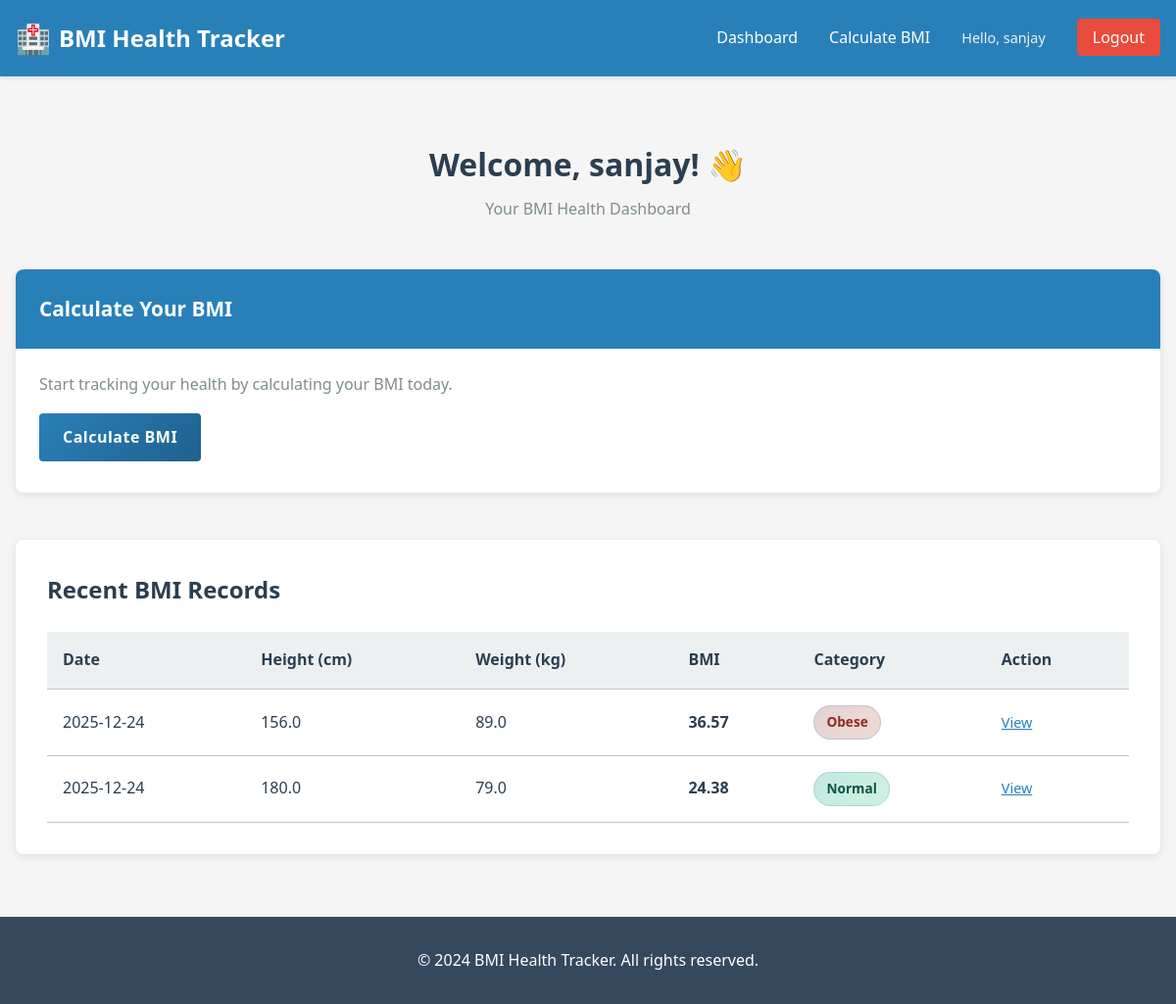
/dashboard (signed in), run on the app's committed database.
### tables this page shows
CREATE TABLE bmi_records (
            id INTEGER PRIMARY KEY AUTOINCREMENT,
            patient_id INTEGER NOT NULL,
            height REAL NOT NULL,
            weight REAL NOT NULL,
            bmi REAL NOT NULL,
            category TEXT NOT NULL,
            date TIMESTAMP DEFAULT CURRENT_TIMESTAMP, age INTEGER,
            FOREIGN KEY (patient_id) REFERENCES users(id)
        );

### app.py (the view)
@app.route('/dashboard')
@login_required
def dashboard():
    db = get_db()
    cursor = db.cursor()
    cursor.execute(
        'SELECT * FROM bmi_records WHERE patient_id = ? ORDER BY date DESC LIMIT 10',
        (session['user_id'],)
    )
    records = cursor.fetchall()
    db.close()
    return render_template('dashboard.html', records=records)

### app.py (called while the page is built)
def get_db():
    db = sqlite3.connect(DATABASE)
    db.row_factory = sqlite3.Row
    return db

def login_required(f):
    @wraps(f)
    def decorated_function(*args, **kwargs):
        if 'user_id' not in session:
            return redirect(url_for('login'))
        return f(*args, **kwargs)
    return decorated_function

### templates/dashboard.html (shortened to what this page needs)
{% extends "base.html" %}
{% block content %}
<div class="dashboard-container">
    <div class="dashboard-header">
        <h1>Welcome, {{ session.get('user_name') }}! 👋</h1>
        <p>Your BMI Health Dashboard</p>
    </div>
    <div class="dashboard-grid">
        <div class="dashboard-card">
            <div class="card-header">
                <h2>Calculate Your BMI</h2>
            </div>
            <div class="card-body">
                <p>Start tracking your health by calculating your BMI today.</p>
                <a href="{{ url_for('bmi_calculator') }}" class="btn btn-primary">
                    Calculate BMI
                </a>
            </div>
        </div>
    </div>
    {% if records %}
    <div class="records-section">
        <h2>Recent BMI Records</h2>
        <div class="records-table">
            <table>
                <thead>
                    <tr>
                        <th>Date</th>
                        <th>Height (cm)</th>
                        <th>Weight (kg)</th>
                        <th>BMI</th>
                        <th>Category</th>
                        <th>Action</th>
                    </tr>
                </thead>
                <tbody>
                    {% for record in records %}
                    <tr>
                        <td>{{ record['date'][:10] }}</td>
                        <td>{{ record['height'] }}</td>
                        <td>{{ record['weight'] }}</td>
                        <td><strong>{{ record['bmi'] }}</strong></td>
                        <td>
                            <span class="badge badge-{{ record['category'].lower().replace(' ', '-') }}">
                                {{ record['category'] }}
                            </span>
                        </td>
                        <td>
                            <a href="{{ url_for('result', record_id=record['id']) }}" class="btn-link">View</a>
                        </td>
                    </tr>
                    {% endfor %}
                </tbody>
            </table>
        </div>
    </div>
    {% else %}
    <div class="no-records">
        <p>No BMI records yet. Start by calculating your BMI!</p>
    </div>
    {% endif %}
</div>
{% endblock %}

### static/css/style.css (style rules this page uses)
* { margin: 0; padding: 0; box-sizing: border-box; }
:root { --primary-color: #2980b9; --secondary-color: #27ae60; --danger-color: #e74c3c; --warning-color: #f39c12; --info-color: #3498db; --light-gray: #ecf0f1; --dark-gray: #34495e; --text-color: #2c3e50; --border-color: #bdc3c7; --success-color: #27ae60; --error-color: #e74c3c; }
html, body { height: 100%; }
body { font-family: 'Segoe UI', Tahoma, Geneva, Verdana, sans-serif; line-height: 1.6; color: var(--text-color); background-color: #f5f5f5; }
a { text-decoration: none; color: var(--primary-color); transition: color 0.3s ease; }
.btn { padding: 0.75rem 1.5rem; border: none; border-radius: 4px; font-size: 1rem; cursor: pointer; transition: all 0.3s ease; display: inline-block; text-align: center; font-weight: 600; }
.btn-primary { background: linear-gradient(135deg, #2980b9 0%, #1f618d 100%); color: white; font-weight: 600; letter-spacing: 0.5px; position: relative; overflow: hidden; }
.btn-primary::before { content: ''; position: absolute; top: 0; left: -100%; width: 100%; height: 100%; background: linear-gradient(90deg, transparent, rgba(255, 255, 255, 0.2), transparent); transition: left 0.5s; }
.btn-link { background: none; border: none; cursor: pointer; color: var(--primary-color); padding: 0; text-decoration: underline; font-size: 0.9rem; }
.badge { background: linear-gradient(135deg, rgba(41, 128, 185, 0.1) 0%, rgba(46, 204, 113, 0.05) 100%); border: 1px solid rgba(41, 128, 185, 0.2); padding: 0.5rem 1rem; border-radius: 20px; font-size: 0.85rem; color: #1a4d6d; font-weight: 600; transition: all 0.3s ease; }
.dashboard-container { padding: 2rem 0; }
.dashboard-header { text-align: center; margin-bottom: 3rem; }
.dashboard-header h1 { font-size: 2rem; margin-bottom: 0.5rem; }
.dashboard-header p { color: #7f8c8d; }
.dashboard-grid { display: grid; grid-template-columns: repeat(auto-fit, minmax(300px, 1fr)); gap: 2rem; margin-bottom: 3rem; }
.dashboard-card { background: white; border-radius: 8px; box-shadow: 0 2px 8px rgba(0,0,0,0.1); overflow: hidden; transition: transform 0.3s ease, box-shadow 0.3s ease; }
.card-header { background-color: var(--primary-color); color: white; padding: 1.5rem; }
.card-header h2 { font-size: 1.3rem; margin: 0; }
.card-body { padding: 1.5rem; }
.card-body p { color: #7f8c8d; margin-bottom: 1rem; }
.records-section { background: white; border-radius: 8px; box-shadow: 0 2px 8px rgba(0,0,0,0.1); padding: 2rem; margin-top: 2rem; }
.records-section h2 { margin-bottom: 1.5rem; color: var(--text-color); }
.records-table { overflow-x: auto; }
table { width: 100%; border-collapse: collapse; }
table thead { background-color: var(--light-gray); }
table th, table td { padding: 1rem; text-align: left; border-bottom: 1px solid var(--border-color); }
table th { font-weight: 600; color: var(--text-color); }
.badge { display: inline-block; padding: 0.35rem 0.75rem; border-radius: 20px; font-size: 0.85rem; font-weight: 600; }
.badge-normal { background-color: #d5f4e6; color: #0b5345; }
.badge-obese { background-color: #fadbd8; color: #922b21; }

### data on the page
bmi_records: date "2025-12-24", height "156.0", weight "89.0", bmi "36.57", category "Obese"
bmi_records: date "2025-12-24", height "180.0", weight "79.0", bmi "24.38", category "Normal"

### other printed values
{{ session.get('user_name') }} "sanjay"
